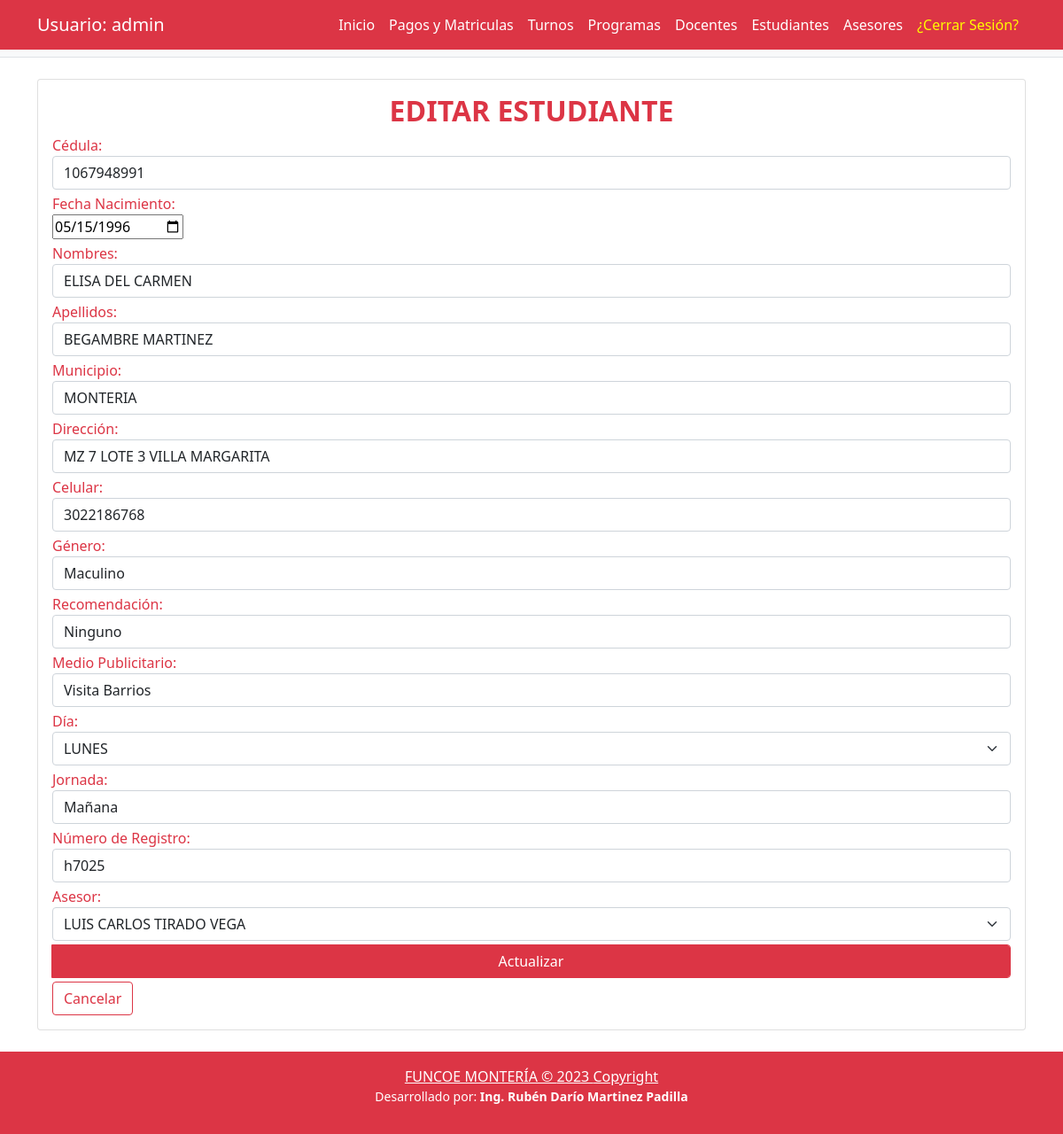
The page /paginas/edits/EditarEstudiante.php?id=16 (signed in) on the database as committed earlier.
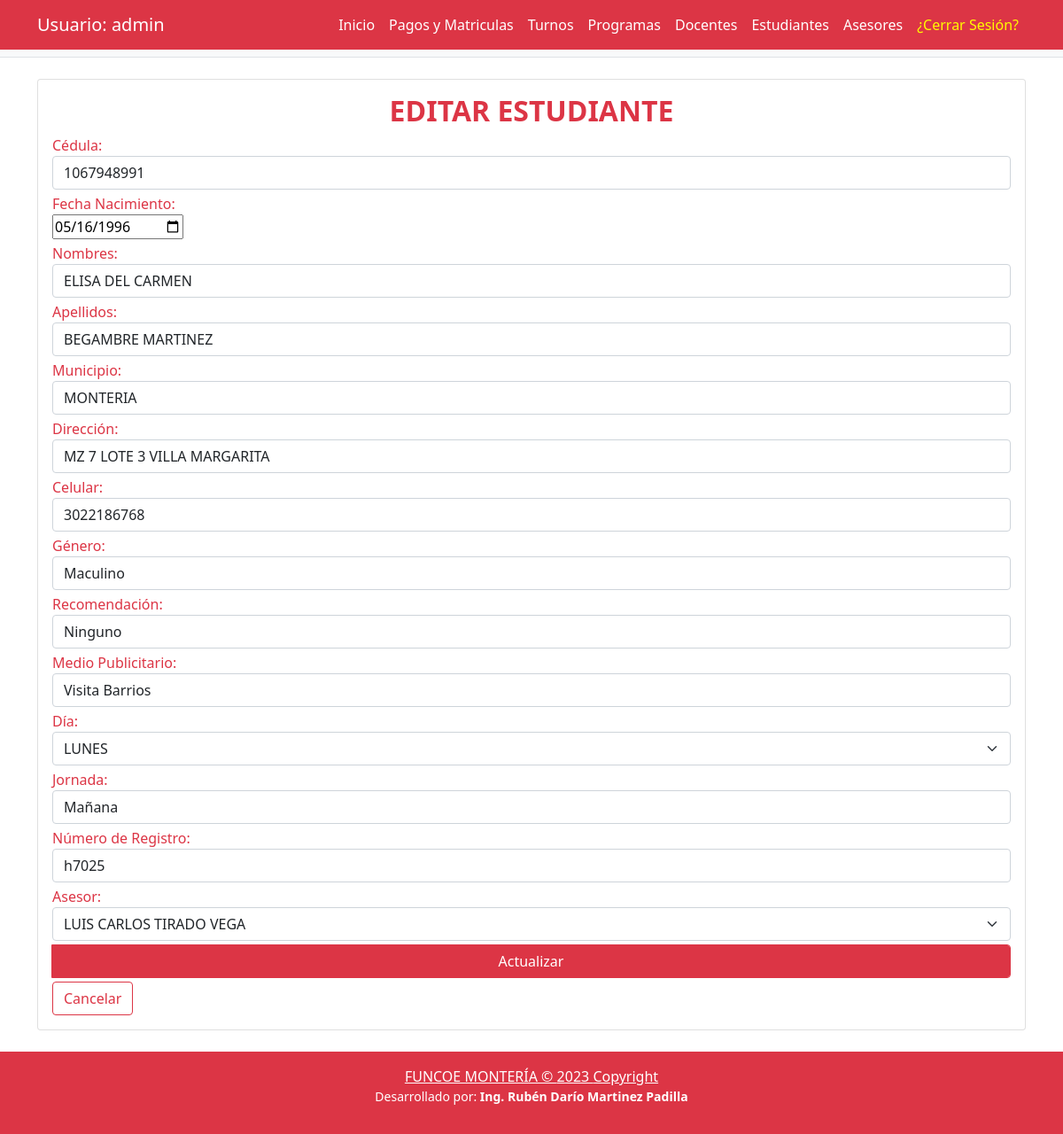
The same page on the database as committed later.
### tables this page shows
CREATE TABLE `estudiantes` (
  `id_estudiante` int(11) NOT NULL AUTO_INCREMENT,
  `cedula` varchar(20) NOT NULL,
  `fecha_nacimiento` date NOT NULL DEFAULT current_timestamp(),
  `nombres` varchar(50) NOT NULL,
  `apellidos` varchar(70) NOT NULL,
  `municipio` varchar(50) NOT NULL,
  `direccion` varchar(100) NOT NULL,
  `celular` varchar(20) NOT NULL,
  `genero` varchar(15) DEFAULT NULL,
  `recomendacion` varchar(100) NOT NULL,
  `medio_publicitario` varchar(50) NOT NULL,
  `dia_id` int(11) NOT NULL,
  `fecha_registro` date NOT NULL DEFAULT current_timestamp(),
  `jornada` varchar(20) NOT NULL,
  `numero_registro` varchar(100) NOT NULL,
  `asesor_id` int(11) NOT NULL,
  PRIMARY KEY (`id_estudiante`),
  KEY `asesor_id` (`asesor_id`),
  KEY `dia_id` (`dia_id`),
  CONSTRAINT `estudiantes_ibfk_1` FOREIGN KEY (`asesor_id`) REFERENCES `asesores` (`id_asesor`) ON DELETE CASCADE ON UPDATE CASCADE,
  CONSTRAINT `estudiantes_ibfk_2` FOREIGN KEY (`dia_id`) REFERENCES `dias` (`id_dia`) ON DELETE CASCADE ON UPDATE CASCADE
);

### paginas/edits/EditarEstudiante.php (the view, shortened to what this page needs)
<?php
require('../../funciones/connect.php');
require('../../funciones/funciones.php');
$errors = array();
$bandera = 0;
if (isset($_GET['id'])) {
    $mi_id= $mysqli->real_escape_string($_GET['id']);
    if (!empty($mi_id)) {
        $sql = "SELECT * FROM estudiantes WHERE id_estudiante='$mi_id'";
        $resultado = $mysqli->query($sql);
        if ($resultado->num_rows > 0 ) {
            $bandera = 1;
            $datos = $resultado->fetch_assoc();
        }else{
            $errors[]="NO ha ningun ESTUDIAANTE con ese ID";
        }
    }else{
        $errors[]="Id esta vacio";
    }
}else{
    $errors[]="No estas enviando ningun ID";
}
?>
<!DOCTYPE html>
<html lang="es">
    <head>
        <link href="../../css/styles.css" rel="stylesheet" />
    </head>
    <body>
        <nav class="navbar navbar-expand-lg navbar-dark bg-danger">
            <div class="container">
            <a class="navbar-brand" href="#">Usuario: <?php echo $_SESSION['user'];?></a>
                <div class="collapse navbar-collapse" id="navbarSupportedContent">
                    <ul class="navbar-nav ms-auto mb-2 mb-lg-0">
                    <li class="nav-item"><a class="nav-link active" href="../Principal.php">Inicio</a>
                        <li class="nav-item"><a class="nav-link active" href="../vistas/VerMatriculas.php" >Pagos y Matriculas</a></li>
                        <li class="nav-item"><a class="nav-link active" href="../vistas/VerTurnos.php">Turnos</a></li>
                        <li class="nav-item"><a class="nav-link active" href="../vistas/VerProgramas.php">Programas</a></li>
                        <li class="nav-item"><a class="nav-link active" href="../vistas/VerDocentes.php" >Docentes</a></li>
                        <li class="nav-item"><a class="nav-link active" href="../vistas/VerEstudiantes.php">Estudiantes</a></li>
                        <li class="nav-item"><a class="nav-link active" href="../vistas/VerAsesores.php">Asesores</a></li>
                        <li class="nav-item"><a class="nav-link active " style="color:#fffb00;"  aria-current="page" href="../../funciones/logout.php">¿Cerrar Sesión?</a></li>
                    </ul>
                </div>
            </div>
        </nav>
        <header class="py-1 bg-light border-bottom mb-4">
        </header>
        <div class="container">
            <div class="row">
                <div class="col-lg-12">
                    <div class="card mb-4">
                        <div class="card-body">
                        <?php
                        if ($bandera == 1) {
                        ?>
                    <form action="ModificarEstudiante.php" method="POST">
                        <h2 align="center" class="text-danger"> <strong>  EDITAR ESTUDIANTE</strong></h2>
                        <label for="" class="text-danger">Cédula:</label>
                                        <div class="input-group mb-1">
                                            <input type="number" placeholder="Número documento" autocomplete="off" name="cedula" class="form-control" value="<?php echo $datos['cedula']; ?>"  required>
                                        </div>
                        <label for="" class="text-danger">Fecha Nacimiento:</label>
                                    <div class="input-group mb-1">
                                        <input type="date" id="" name="fecha_nacimineto" value="<?php echo $datos['fecha_nacimiento']; ?>" required>
                                    </div>
                        <label for="" class="text-danger">Nombres:</label>
                                    <div class="input-group mb-1">
                                        <input type="text" placeholder="Nombre completo" autocomplete="off" name="nombres" class="form-control" value="<?php echo $datos['nombres']; ?>"  required>
                                    </div>
                                    <label for="" class="text-danger">Apellidos:</label>
                                    <div class="input-group mb-1">
                                        <input type="text" placeholder="Apellidos" autocomplete="off" name="apellidos" class="form-control" value="<?php echo $datos['apellidos']; ?>"  required>
                                    </div>
                                    <label for="" class="text-danger">Municipio:</label>
                                    <div class="input-group mb-1">
                                        <input type="text" placeholder="Municipio" autocomplete="off" name="municipio" class="form-control" value="<?php echo $datos['municipio']; ?>"  required>
                                    </div>
                                    <label for="" class="text-danger">Dirección:</label>
                                    <div class="input-group mb-1">
                                        <input type="text" placeholder="Dirección" autocomplete="off" name="direccion" class="form-control" value="<?php echo $datos['direccion']; ?>"  required>
                                    </div>
                                    <label for="" class="text-danger">Celular:</label>
                                        <div class="input-group mb-1">
                                            <input type="number" placeholder="Número de celular" autocomplete="off" name="cel" class="form-control" value="<?php echo $datos['celular']; ?>" required>
                                        </div>
                            <label for="" class="text-danger">Género:</label>
                                    <div class="input-group mb-1">
                                                <select name="gen" class="form-control">
                                                <option value="MASCULINO">Maculino</option>
                                                </select>
                                    </div>
                                    <label for="" class="text-danger">Recomendación:</label>
                                    <div class="input-group mb-1">
                                                <select name="recomendacion" class="form-control">
                                                <option value="Ninguno">Ninguno</option>
                                                </select>
                                    </div>
                                    <label for="" class="text-danger">Medio Publicitario:</label>
                                    <div class="input-group mb-1">
                                                <select name="mediopublicitario" class="form-control">
                                                <option value="Visita Barrios">Visita Barrios</option>
                                                </select>
                                    </div>
                                    <label for="" class="text-danger">Día:</label>
                                    <?php
                                    $resultado = $mysqli->query("SELECT id_dia, nombre FROM dias ORDER by id_dia ASC");
                                    ?>
                                    <div class="input-group mb-1">
                                        <select class="form-select" aria-label="Default select example" name="dia" id="">
                                        <?php  while ( $fila = $resultado->fetch_assoc() ) {
                                        ?>
                                            <option  value="<?php echo $fila['id_dia'];?>"><?php echo $fila['nombre'];?></option>
                                        <?php
                                        }
                                    ?>
                                        </select>
                                        </div>
                                    <label for="" class="text-danger">Jornada:</label>
                                    <div class="input-group mb-1">
                                                <select name="jornada" class="form-control">
                                                <option value="mañana">Mañana</option>
                                                </select>
                                    </div>
                                    <label for="" class="text-danger">Número de Registro:</label>
                                        <div class="input-group mb-1">
                                            <input type="text" placeholder="Número registro" autocomplete="off" name="registronro" class="form-control" value="<?php echo $datos['numero_registro']; ?>"  required>
                                        </div>
                                    <label for="" class="text-danger">Asesor:</label>
                                    <?php
                                    $resultado = $mysqli->query("SELECT id_asesor, nombre_asesor FROM asesores ORDER by id_asesor DESC");
                                    ?>
                                    <div class="input-group mb-1">
                                        <select class="form-select" aria-label="Default select example" name="asesor" id="">
                                        <?php  while ( $fila = $resultado->fetch_assoc() ) {
                                        ?>
                                            <option  value="<?php echo $fila['id_asesor'];?>"><?php echo $fila['nombre_asesor'];?></option>
                                        <?php
                                        }
                                    ?>
                                        </select>
                                        </div>
                                    <div class="input-group mb-1">
                                    <input type="submit" class="form-control btn btn-danger" name="enviar" value="Actualizar">
                            </div>
                            <div >
                            <a href="../vistas/VerEstudiantes.php"><button type="button" class="btn btn-outline-danger">Cancelar</button></a>
                            </div>
                </form>
                </div>
                <?php
                                        }
                                ?>
                    </div>
                </div>
            </div>
        </div>
        <?php
        include ('../../templates/footeradd.php');
     ?>

### templates/footeradd.php (shortened to what this page needs)
        <footer class="bg-danger text-center text-lg-start">
  <div class="py-3 text-center p-0">
   <a class="text-white"> FUNCOE MONTERÍA © <?php echo date("Y");?> Copyright   </a>
  <p class="small text-white">Desarrollado por:  <strong>Ing. Rubén Darío Martinez Padilla</strong></p>
  </div>
</footer>
    </body>
</html>

Rows that differ between the two databases and show on the page:
changed estudiantes "ELISA DEL CARMEN": fecha_nacimineto "05/15/1996" → "05/16/1996"
